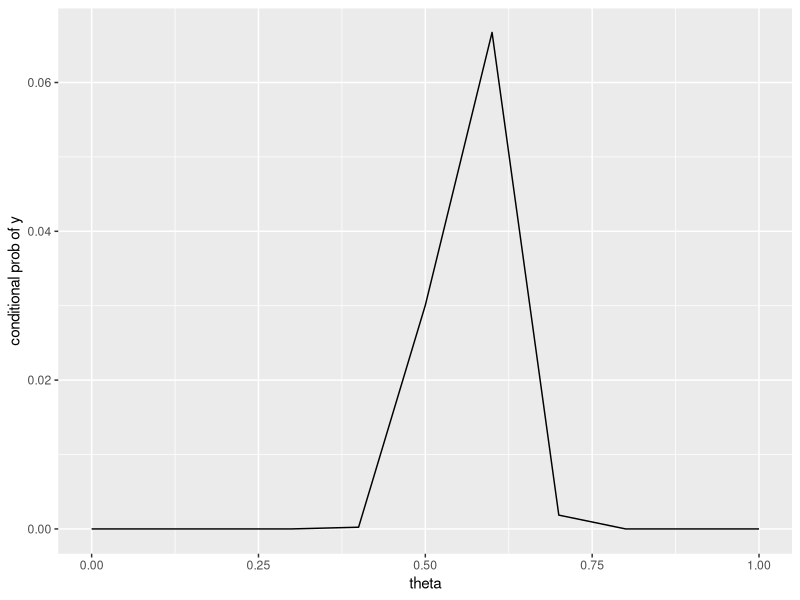
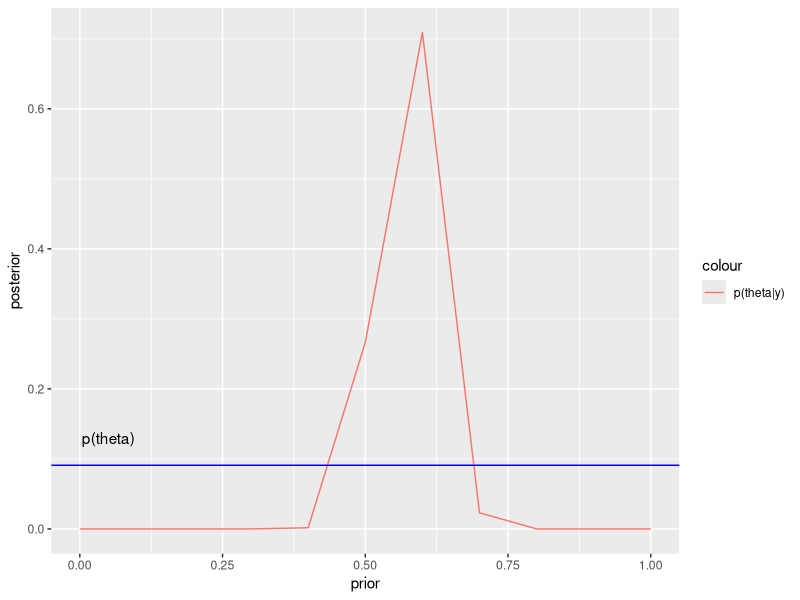
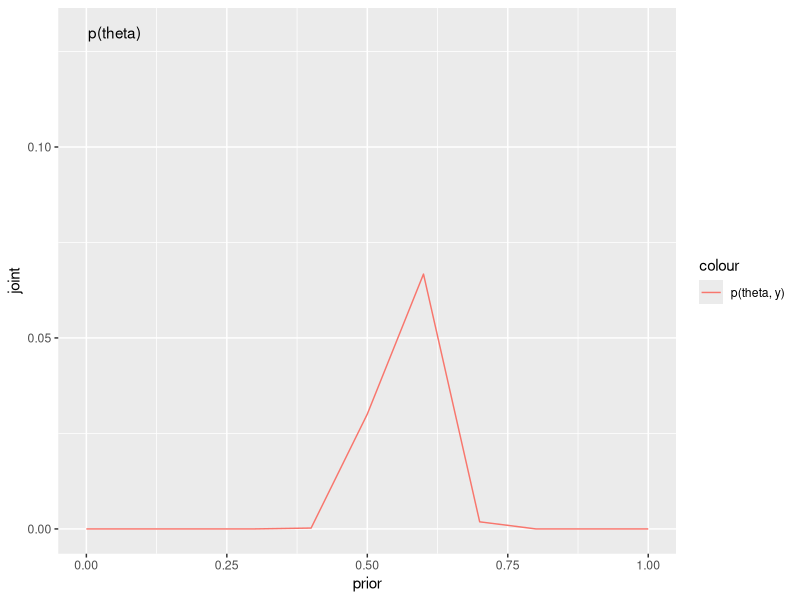
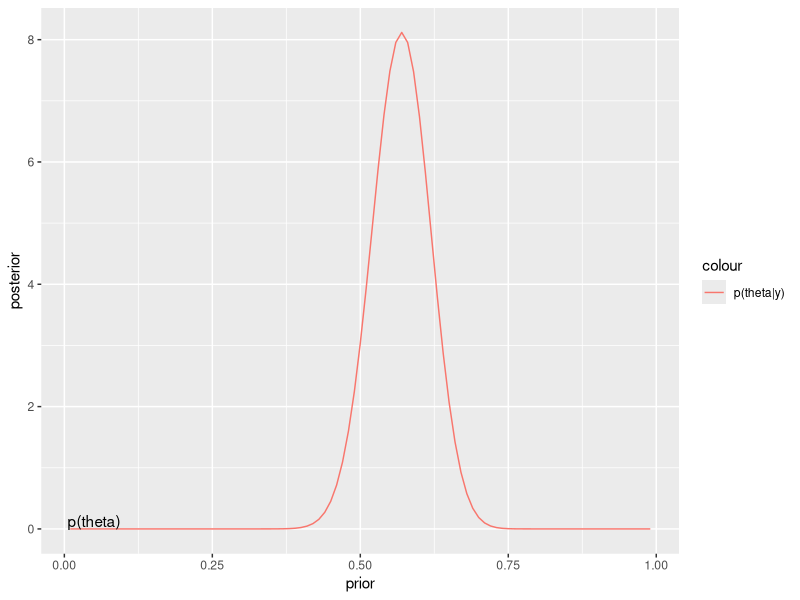
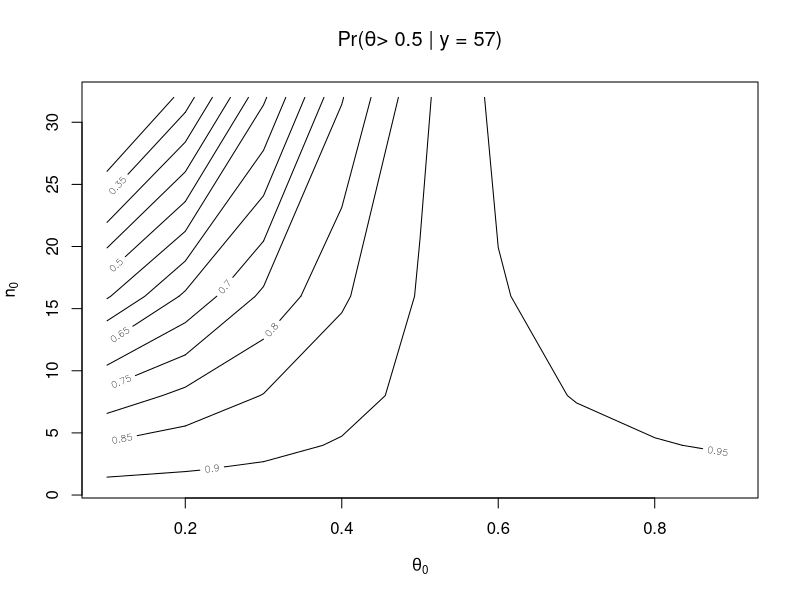

Recreate these plots in R, in order.
## ---- chunk 1
knitr::opts_chunk$set(echo = TRUE)

library(knitr)
library(dplyr)
library(ggplot2)

## ---- chunk 2
y = 57
n = 100
theta.1 = seq(0.0, 1.0, by = 0.1)
py.theta.1 = dbinom(y,n, theta.1)
table1 = matrix(c(theta.1, py.theta.1), 11, 2)
colnames(table1) = c('prior', 'y conditional on theta')
kable(table1)

df1 = as.data.frame(table1)

ggplot(df1, aes(x= theta.1, y= py.theta.1)) + geom_line() + labs(x = "theta", y= "conditional prob of y")
## ---- chunk 3
ptheta.1 = rep(1/length(theta.1), length(theta.1))
joint_y_theta = theta.1 * py.theta.1
poster2 = joint_y_theta / sum(joint_y_theta)
table2 = matrix(c(theta.1, poster2), 11, 2)
colnames(table2) = c('prior', 'posterior')
kable(table2)

df2 = as.data.frame(table2)

ggplot(df2, aes(x= prior, y= posterior)) + geom_line(aes(col = "p(theta|y)")) +geom_hline(yintercept = 1/length(theta.1), col = "blue") + labs(x = "prior", y= "posterior") + annotate("text", 0.05, 0.13, label = "p(theta)")
## ---- chunk 4
theta.2 = seq(0.01, 0.99, by = 0.01)
ptheta.2 = dbeta(theta.2, 1,1)
joint_y_theta2 =  ptheta.2 * py.theta.1
table3 = matrix(c(theta.1, joint_y_theta2), 11, 2)
colnames(table3) = c('prior', 'joint')
kable(table3)

df3 = as.data.frame(table3)

ggplot(df3, aes(x= prior, y= joint)) + geom_line(aes(col = "p(theta, y)")) +  labs(x = "prior", y= "joint") + annotate("text", 0.05, 0.13, label = "p(theta)")
## ---- chunk 5
atheta.y.2 = 1 + y
btheta.y.2 = 1 + n - y
theta.2 = seq(0.01, 0.99, by = 0.01)
ptheta.2 = dbeta(theta.2, 1,1)
ptheta.y.2 = dbeta(theta.2, atheta.y.2, btheta.y.2)
table4 = matrix(c(theta.2, ptheta.y.2), 99, 2)
colnames(table4) = c('prior', 'posterior')

df4 = as.data.frame(table4)

ggplot(df4, aes(x= prior, y= posterior)) + geom_line(aes(col = "p(theta|y)")) +  labs(x = "prior", y= "posterior") + annotate("text", 0.05, 0.13, label = "p(theta)")
## ---- chunk 6
y <- 57 
n <- 100
theta.0 <- seq(0.1, 0.9, by = 0.1) 
n.0 <- 2^seq(0, 5, by = 1)
post.means <- matrix(NA,
                     nrow = length(theta.0),
                     ncol = length(n.0))
for (i in 1:length(theta.0)) { for (j in 1:length(n.0)) {
  a.0.ij <- theta.0[i]*n.0[j]
  b.0.ij <- (1 - theta.0[i])*n.0[j]
  a.post.ij <- a.0.ij + y
  b.post.ij <- b.0.ij + n - y
  post.means[i, j] <- 1 - pbeta(0.5, a.post.ij, b.post.ij) }
}

contour(theta.0, n.0, post.means, xlab = expression(theta[0]),
ylab = expression(n[0]),
levels = seq(0.3, 1, by = 0.05),
main = expression(paste("Pr(", theta, "> 0.5 | y = 57)", sep = "")))
